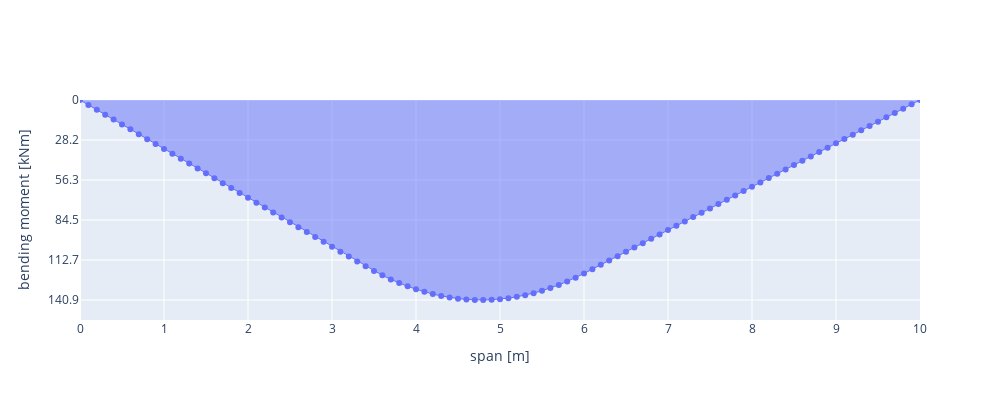

Source (notebook cell):
### Code cell
import plotly.graph_objs as go

fig_single = go.Figure()

#bending moment
fig_single.add_trace(go.Scatter(x=tinjauan_x, y=moment_M, mode='lines+markers',name= f'BMD [kN]',line_width=1, fill="tozeroy"))

# Update xaxis properties
fig_single.update_xaxes(title_text="span [m]", side ="bottom", tick0 = 0, dtick = 1, type="linear")

# Update yaxis properties
fig_single.update_yaxes(title_text="bending moment [kNm]", tickmode = 'linear', tick0 = 0, dtick = Mmax/5, range=[1.1*Mmax,0])

# Update title and height
fig_single.update_layout(title_text="", width=1000, height=400)

#tampilkan
fig_single.show()

### Figure 1 — Plotly figure (JSON) as saved in the notebook; plotly's stock layout.template omitted (floating-point values rounded to 4 significant figures)
{"data": [{"fill": "tozeroy", "line": {"width": 1}, "mode": "lines+markers", "name": "BMD [kN]", "x": [0.0, 0.1, 0.2, 0.3, 0.4, 0.5, 0.6, 0.7, 0.8, 0.9, 1.0, 1.1, 1.2, 1.3, 1.4, 1.5, 1.6, 1.7, 1.8, 1.9, 2.0, 2.1, 2.2, 2.3, 2.4, 2.5, 2.6, 2.7, 2.8, 2.9, 3.0, 3.1, 3.2, 3.3, 3.4, 3.5, 3.6, 3.7, 3.8, 3.9, 4.0, 4.1, 4.2, 4.3, 4.4, 4.5, 4.6, 4.7, 4.8, 4.9, 5.0, 5.1, 5.2, 5.3, 5.4, 5.5, 5.6, 5.7, 5.8, 5.9, 6.0, 6.1, 6.2, 6.3, 6.4, 6.5, 6.6, 6.7, 6.8, 6.9, 7.0, 7.1, 7.2, 7.3, 7.4, 7.5, 7.6, 7.7, 7.8, 7.9, 8.0, 8.1, 8.2, 8.3, 8.4, 8.5, 8.6, 8.7, 8.8, 8.9, 9.0, 9.1, 9.2, 9.3, 9.4, 9.5, 9.6, 9.7, 9.8, 9.9, 10.0], "y": [0.0, 3.445, 6.89, 10.34, 13.78, 17.22, 20.67, 24.11, 27.56, 31.0, 34.45, 37.89, 41.34, 44.78, 48.23, 51.67, 55.12, 58.56, 62.01, 65.45, 68.9, 72.34, 75.79, 79.23, 82.68, 86.12, 89.57, 93.02, 96.46, 99.91, 103.3, 106.8, 110.2, 113.7, 117.1, 120.4, 123.5, 126.3, 128.9, 131.2, 133.3, 135.1, 136.7, 138.0, 139.1, 139.9, 140.5, 140.8, 140.9, 140.7, 140.2, 139.6, 138.6, 137.5, 136.0, 134.3, 132.4, 130.2, 127.8, 125.1, 122.2, 119.1, 116.1, 113.0, 110.0, 106.9, 103.9, 100.8, 97.76, 94.7, 91.65, 88.59, 85.54, 82.48, 79.43, 76.38, 73.32, 70.27, 67.21, 64.15, 61.1, 58.05, 54.99, 51.93, 48.88, 45.83, 42.77, 39.71, 36.66, 33.6, 30.55, 27.5, 24.44, 21.38, 18.33, 15.28, 12.22, 9.165, 6.11, 3.055, 0.0], "type": "scatter"}], "layout": {"xaxis": {"title": {"text": "span [m]"}, "side": "bottom", "tick0": 0, "dtick": 1, "type": "linear"}, "yaxis": {"title": {"text": "bending moment [kNm]"}, "tickmode": "linear", "tick0": 0, "dtick": 28.17, "range": [155.0, 0]}, "title": {"text": ""}, "width": 1000, "height": 400}}
